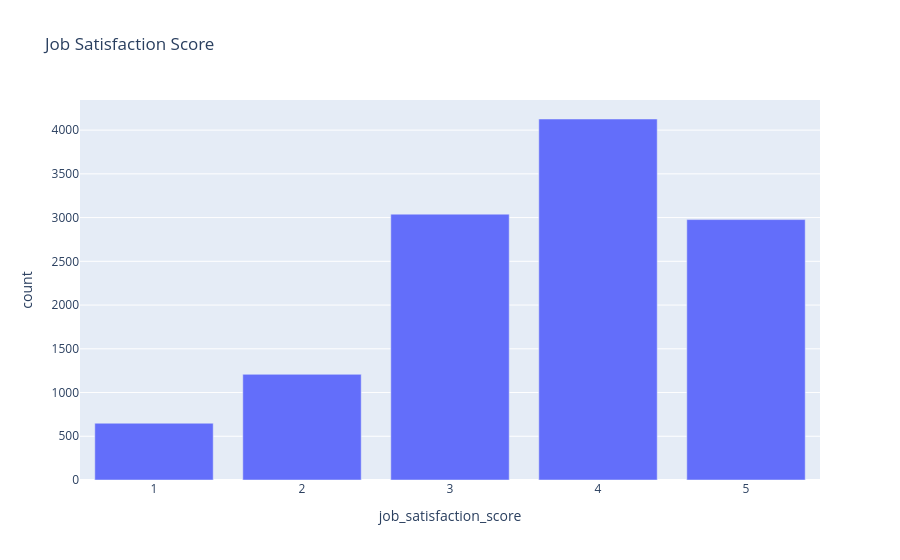

The cell this chart's notebook holds for it:
### Code cell
# Job Satisfaction Score — Bar Chart
satisfaction = df['job_satisfaction_score'].value_counts().sort_index().reset_index()

fig = px.bar(
    satisfaction,
    x='job_satisfaction_score',
    y='count',
    title='Job Satisfaction Score'
)

fig.show()

### Figure 1 — Plotly figure (JSON) as saved in the notebook; plotly's stock layout.template omitted (floating-point values rounded to 4 significant figures)
{"data": [{"hovertemplate": "job_satisfaction_score=%{x}<br>count=%{y}<extra></extra>", "legendgroup": "", "marker": {"color": "#636efa", "pattern": {"shape": ""}}, "name": "", "orientation": "v", "showlegend": false, "textposition": "auto", "type": "bar", "x": [1, 2, 3, 4, 5], "xaxis": "x", "y": [649, 1208, 3039, 4127, 2977], "yaxis": "y"}], "layout": {"barmode": "relative", "legend": {"tracegroupgap": 0}, "title": {"text": "Job Satisfaction Score"}, "xaxis": {"anchor": "y", "domain": [0, 1], "title": {"text": "job_satisfaction_score"}}, "yaxis": {"anchor": "x", "domain": [0, 1], "title": {"text": "count"}}}}
